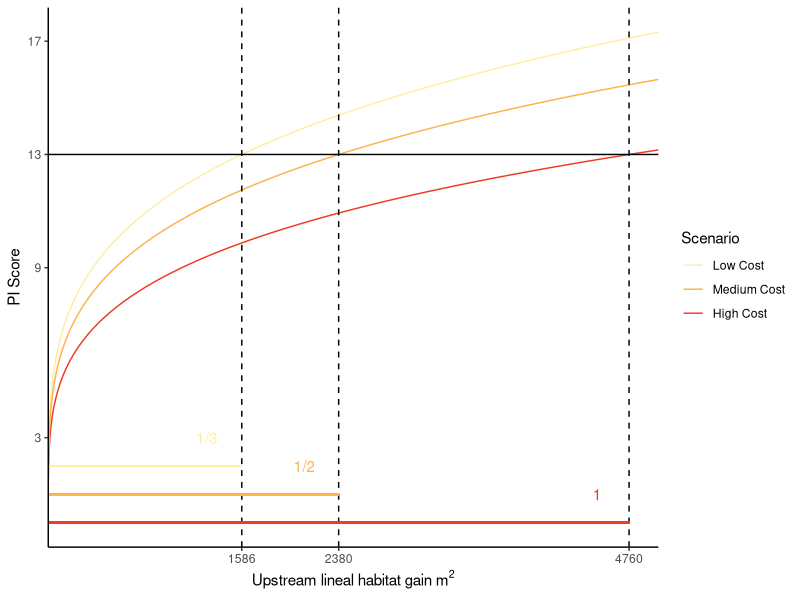
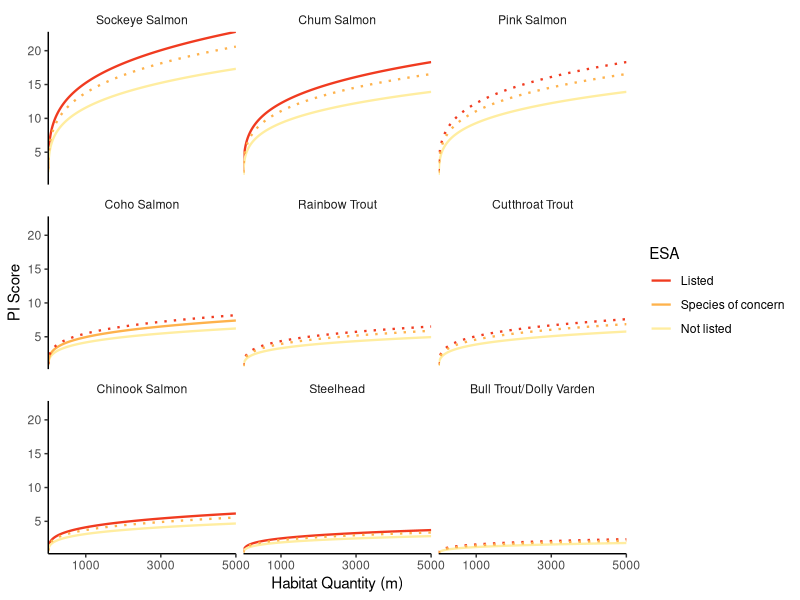
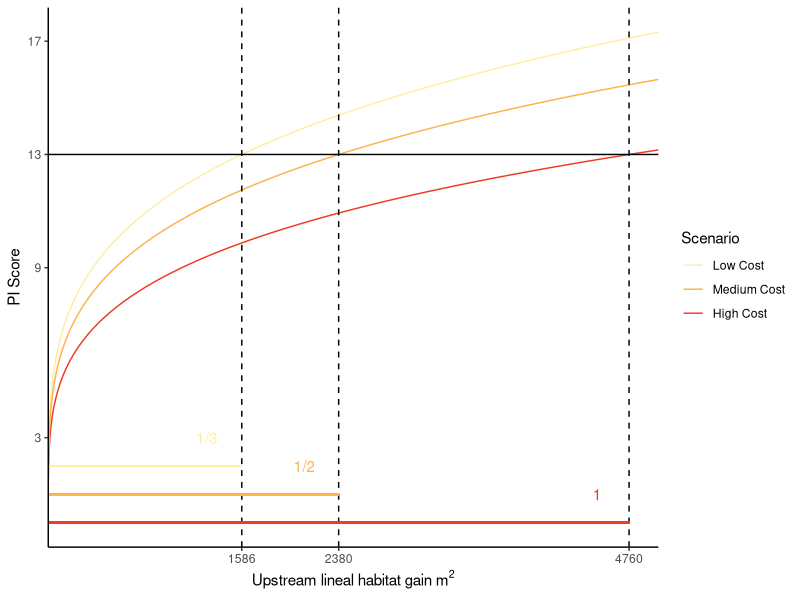
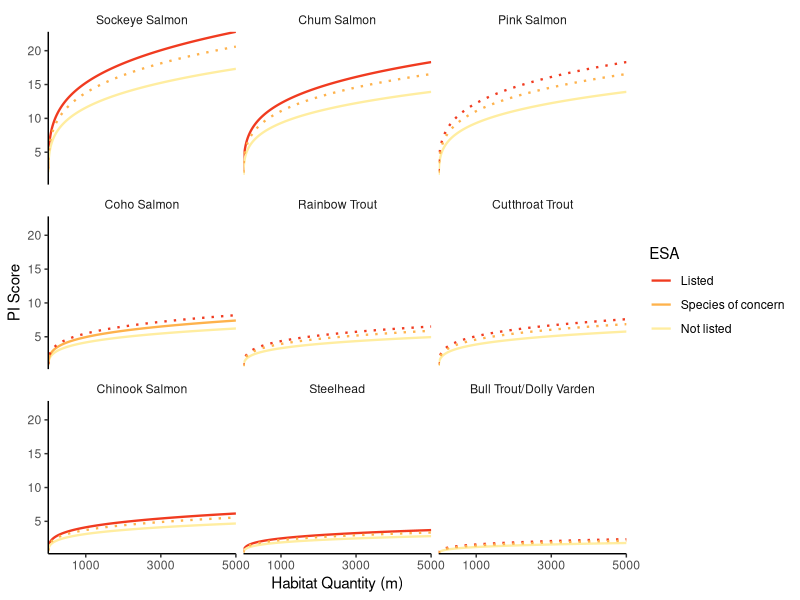

The R source for these figures, in order:
#load libraries
library(tidyverse)
library(here)
library(RColorBrewer)
library(ragg)

#----------------------------------
#Figure 4
#creating dummy models where M and D are held constant
HighCost <- data.frame(B=1, P=3, H=1:5000, Scenario = "Low Cost", M=2, D=1, C=3) %>% 
  mutate(PI = (B*P*H*M*D*C)^(1/4))
MedCost <- data.frame(B=1, P=3, H=1:5000, Scenario = "Medium Cost", M=2, D=1, C=2) %>% 
  mutate(PI = (B*P*H*M*D*C)^(1/4))
LowCost <- data.frame(B=1, P=3, H=1:5000, Scenario = "High Cost", M=2, D=1, C=1) %>% 
  mutate(PI = (B*P*H*M*D*C)^(1/4))

#merging the datasets
Cost = rbind(HighCost, MedCost, LowCost)

#plotting results
#Horizontal PI value (y=13) based on the average PI for the WDFW dataset 

Figure4 <- ggplot(data = Cost, aes(x = H, y = PI, color = Scenario))+
  geom_line()+
  theme_classic()+
  geom_hline(yintercept = 13)+
  geom_vline(xintercept = c(1586, 2380, 4760), linetype = "dashed")+
  geom_segment(aes(x = 0, y = 0, xend = 4760, yend = 0), color = "#f03b20")+
  annotate(geom = "text", x = 4500, y = 1, label = "1", color = "#f03b20")+
  geom_segment(aes(x = 0, y = 1, xend = 2380, yend = 1), color = "#feb24c")+
  annotate(geom = "text", x = 2100, y = 2, label = "1/2", color = "#feb24c")+
  geom_segment(aes(x = 0, y = 2, xend = 1586, yend = 2), color = "#ffeda0")+
  annotate(geom = "text", x = 1300, y = 3, label = "1/3", color = "#ffeda0")+
  scale_y_continuous(breaks = c(3, 9, 13, 17))+
  scale_x_continuous(breaks = c(1586, 2380, 4760),
                     expand = c(0,0))+
  labs(x = expression(Upstream~lineal~habitat~gain~m^2), y = "PI Score") +
  scale_color_manual(breaks = c("Low Cost", "Medium Cost", "High Cost"), 
                     values = c("#ffeda0", "#feb24c", "#f03b20")) 

Figure4

#Export
ggsave(dpi = 300, units = "in", here("output/Figures","Figure4.tiff"), plot = Figure4, 
       device = agg_tiff, width = 5, height = 4)

#----------------------------------
#Figure 5
#Create dummy dataframes for each species and each run type
#ESA listing status in case area was referenced from salmonscape
#Chinook
CoastChinook<- data.frame(B=1, P=0.016, H=1:5000, Species = "Chinook Salmon", ESA = "Not listed",Run = "WA Coast", Scenario = "Real", M=2, D=1, C=3) %>% 
  mutate(PI = (B*P*H*M*D*C)^(1/4))
PugetChinook <- data.frame(B=1, P=0.016, H=1:5000, Species = "Chinook Salmon", ESA = "Listed", Run = "Puget Sound", Scenario = "Real", M=2, D=3, C=3) %>% 
  mutate(PI = (B*P*H*M*D*C)^(1/4))
ChinookS<- data.frame(B=1, P=0.016, H=1:5000, Species = "Chinook Salmon", ESA = "Species of concern",Run = "WA Coast", Scenario = "Scenario", M=2, D=2, C=3) %>% 
  mutate(PI = (B*P*H*M*D*C)^(1/4))

#Coho
OPCoho<- data.frame(B=1, P=0.05, H=1:5000, Species = "Coho Salmon", ESA = "Not listed", Run = "Olympic Peninsula/SW WA", Scenario = "Real", M=2, D=1, C=3) %>% 
  mutate(PI = (B*P*H*M*D*C)^(1/4))
PugetCoho <- data.frame(B=1, P=0.05, H=1:5000, Species = "Coho Salmon", ESA = "Species of concern", Run = "Puget Sound", Scenario = "Real", M=2, D=2, C=3) %>% 
  mutate(PI = (B*P*H*M*D*C)^(1/4))
CohoS<- data.frame(B=1, P=0.05, H=1:5000, Species = "Coho Salmon", ESA = "Listed", Run = "Olympic Peninsula/SW WA", Scenario = "Scenario", M=2, D=3, C=3) %>% 
  mutate(PI = (B*P*H*M*D*C)^(1/4))

#Sockeye
PlesantSockeye <- data.frame(B=1, P=3, H=1:5000, Species = "Sockeye Salmon", ESA = "Listed", Run = "Lake Plesant",  Scenario = "Real", M=2, D=3, C=3) %>% 
  mutate(PI = (B*P*H*M*D*C)^(1/4))
QuinaltSockeye <- data.frame(B=1, P=3, H=1:5000, Species = "Sockeye Salmon", ESA = "Not listed", Run = "Quinalt/Baker River", Scenario = "Real",  M=2, D=1, C=3) %>% 
  mutate(PI = (B*P*H*M*D*C)^(1/4))
SockeyeS <- data.frame(B=1, P=3, H=1:5000, Species = "Sockeye Salmon", ESA = "Species of concern", Run = "Quinalt/Baker River", Scenario = "Scenario",  M=2, D=2, C=3) %>% 
  mutate(PI = (B*P*H*M*D*C)^(1/4))

#Bull
Bull_Dolly <- data.frame(B=1, P=0.0007, H=1:5000, Species = "Bull Trout/Dolly Varden", ESA = "Not listed", Run = "NA", Scenario = "Real", M=1, D=1, C=3) %>% 
  mutate(PI = (B*P*H*M*D*C)^(1/4))
BullDollyS2 <- data.frame(B=1, P=0.0007, H=1:5000, Species = "Bull Trout/Dolly Varden", ESA = "Species of concern", Run = "NA", Scenario = "Scenario", M=1, D=2, C=3) %>% 
  mutate(PI = (B*P*H*M*D*C)^(1/4))
BullDollyS3 <- data.frame(B=1, P=0.0007, H=1:5000, Species = "Bull Trout/Dolly Varden", ESA = "Listed", Run = "NA", Scenario = "Scenario", M=1, D=3, C=3) %>% 
  mutate(PI = (B*P*H*M*D*C)^(1/4))

#Rainbow
Rainbow <- data.frame(B=1, P=0.04, H=1:5000, Species = "Rainbow Trout", ESA = "Not listed", Run = "NA", Scenario = "Real", M=1, D=1, C=3) %>% 
  mutate(PI = (B*P*H*M*D*C)^(1/4))
RainbowS2 <- data.frame(B=1, P=0.04, H=1:5000, Species = "Rainbow Trout", ESA = "Species of concern", Run = "NA", Scenario = "Scenario", M=1, D=2, C=3) %>% 
  mutate(PI = (B*P*H*M*D*C)^(1/4))
RainbowS3 <- data.frame(B=1, P=0.04, H=1:5000, Species = "Rainbow Trout", ESA = "Listed", Run = "NA", Scenario = "Scenario", M=1, D=3, C=3) %>% 
  mutate(PI = (B*P*H*M*D*C)^(1/4))

#Chum
HoodChum <- data.frame(B=1, P=1.25, H=1:5000, Species = "Chum Salmon", ESA = "Listed", Run = "Hood River", Scenario = "Real", M=2, D=3, C=3) %>% 
  mutate(PI = (B*P*H*M*D*C)^(1/4))
CoastChum <- data.frame(B=1, P=1.25, H=1:5000, Species = "Chum Salmon", ESA = "Not listed", Run = "Pacific Coast/Puget Sound", Scenario = "Real", M=2, D=1, C=3) %>% 
  mutate(PI = (B*P*H*M*D*C)^(1/4))
CoastChumS <- data.frame(B=1, P=1.25, H=1:5000, Species = "Chum Salmon", ESA = "Species of concern", Run = "Pacific Coast/Puget Sound", Scenario = "Scenario", M=2, D=2, C=3) %>% 
  mutate(PI = (B*P*H*M*D*C)^(1/4))

#Pink
OddPink <- data.frame(B=1, P=1.25, H=1:5000, Species = "Pink Salmon", ESA = "Not listed", Run = "Odd/Even", Scenario = "Real", M=2, D=1, C=3) %>% 
  mutate(PI = (B*P*H*M*D*C)^(1/4))
OddPinkS2 <- data.frame(B=1, P=1.25, H=1:5000, Species = "Pink Salmon", ESA = "Species of concern", Run = "Odd/Even", Scenario = "Scenario", M=2, D=2, C=3) %>% 
  mutate(PI = (B*P*H*M*D*C)^(1/4))
OddPinkS3 <- data.frame(B=1, P=1.25, H=1:5000, Species = "Pink Salmon", ESA = "Listed", Run = "Odd/Even", Scenario = "Scenario", M=2, D=3, C=3) %>% 
  mutate(PI = (B*P*H*M*D*C)^(1/4))

#Steelhead
OPSteelhead <- data.frame(B=1, P=0.0021, H=1:5000, Species = "Steelhead", ESA = "Not listed", Run = "Olympic Penninsula", Scenario = "Real", M=2, D=1, C=3) %>% 
  mutate(PI = (B*P*H*M*D*C)^(1/4))
PugetSteelhead <- data.frame(B=1, P=0.0021, H=1:5000, Species = "Steelhead", ESA = "Listed", Run = "Puget/SW WA", Scenario = "Real", M=2, D=3, C=3) %>% 
  mutate(PI = (B*P*H*M*D*C)^(1/4))
PugetSteelheadS <- data.frame(B=1, P=0.0021, H=1:5000, Species = "Steelhead", ESA = "Species of concern", Run = "Puget/SW WA", Scenario = "Scenario", M=2, D=2, C=3) %>% 
  mutate(PI = (B*P*H*M*D*C)^(1/4))

#Cutthroat
Cutthroat <- data.frame(B=1, P=0.037, H=1:5000, Species = "Cutthroat Trout", ESA = "Not listed", Run = "NA", Scenario = "Real", M=2, D=1, C=3) %>% 
  mutate(PI = (B*P*H*M*D*C)^(1/4))
CutthroatS2 <- data.frame(B=1, P=0.037, H=1:5000, Species = "Cutthroat Trout", ESA = "Species of concern", Run = "NA", Scenario = "Scenario", M=2, D=2, C=3) %>% 
  mutate(PI = (B*P*H*M*D*C)^(1/4))
CutthroatS3 <- data.frame(B=1, P=0.037, H=1:5000, Species = "Cutthroat Trout", ESA = "Listed", Run = "NA", Scenario = "Scenario", M=2, D=3, C=3) %>% 
  mutate(PI = (B*P*H*M*D*C)^(1/4))

#Join all the dataframes so that they can be plotted together
SpeciesJoin = rbind(Cutthroat, PugetSteelhead, OPSteelhead, OddPink,
                    CoastChum, HoodChum, Rainbow, Bull_Dolly, QuinaltSockeye, PlesantSockeye,
                    PugetCoho, OPCoho, CoastChinook, PugetChinook, ChinookS, CohoS, SockeyeS, BullDollyS3, BullDollyS2, RainbowS2, RainbowS3, CoastChumS, OddPinkS3, OddPinkS2, PugetSteelheadS, CutthroatS3, CutthroatS2)

#Plot Figure
Figure5 <- SpeciesJoin %>% 
  mutate(Species = fct_reorder(Species, desc(P))) %>% 
  ggplot(aes(x=H, y=PI, color=ESA))+
  geom_line(size=.8, aes(linetype = Scenario))+
  scale_color_manual(values=c("#f03b20", "#feb24c", "#ffeda0"),
                     limits = c("Listed", "Species of concern", "Not listed"))+
  facet_wrap(~Species)+
  theme_classic()+
  theme(strip.background=element_blank())+
  scale_linetype_manual(values = c("solid", "dotted"),
                        guide = "none") +
  scale_x_continuous(expand = c(0,0),
                     breaks = c(1000, 3000, 5000))+
  scale_y_continuous(expand= c(0,0))+
  labs(x = "Habitat Quantity (m)", y = "PI Score")

Figure5

#Save Plot
ggsave(dpi = 300, units = "in", here("output/Figures","Figure5draft.tiff"), plot = Figure5, 
       device = agg_tiff, width = 7.2, height = 7)

#Final figure5 was made on illustrator
